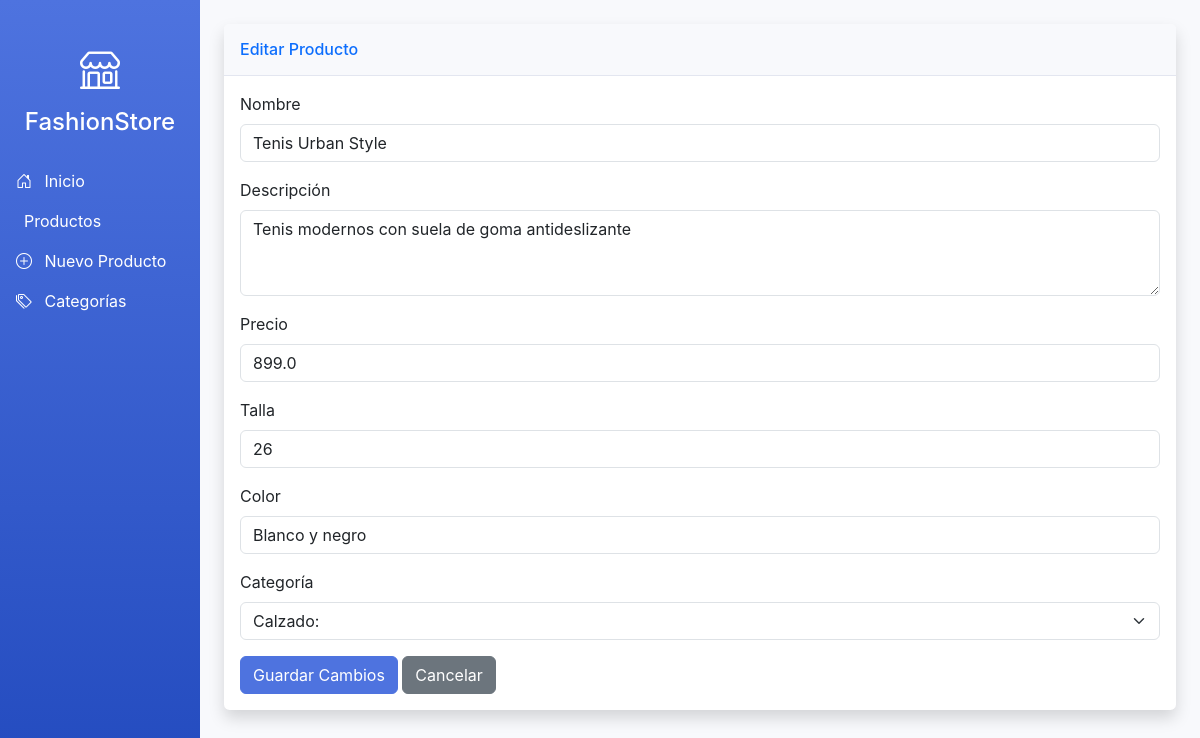
The page /producto/editar/4 on the database its author committed.
### app.py (models this page shows)
class Producto(db.Model):
    id = db.Column(db.Integer, primary_key=True)
    nombre = db.Column(db.String(100), nullable=False)
    descripcion = db.Column(db.String(200), nullable=False)
    precio = db.Column(db.Float, nullable=False)
    talla = db.Column(db.String(10), nullable=True)
    color = db.Column(db.String(20), nullable=True)
    categoria_id = db.Column(db.Integer, db.ForeignKey('categoria.id'), nullable=False)

class Categoria(db.Model):
    id = db.Column(db.Integer, primary_key=True)
    nombre = db.Column(db.String(50), nullable=False)
    productos = db.relationship('Producto', backref='categoria', lazy=True)

### app.py (the view, shortened to what this page needs)
@app.route('/producto/editar/<int:id>', methods=['GET','POST'])
def editar_producto(id):
    producto = Producto.query.get_or_404(id)
    categorias = Categoria.query.all()
    return render_template('editar_producto.html', producto=producto, categorias=categorias)

### templates/editar_producto.html (shortened to what this page needs)
{% extends 'base.html' %}
{% block content %}
<div class="card shadow mb-4">
    <div class="card-header py-3">
        <h6 class="m-0 font-weight-bold text-primary">Editar Producto</h6>
    </div>
    <div class="card-body">
        <form method="POST" action="{{ url_for('editar_producto', id=producto.id) }}">
            <div class="mb-3">
                <label for="nombre" class="form-label">Nombre</label>
                <input type="text" class="form-control" id="nombre" name="nombre"
                       value="{{ producto.nombre }}" required>
            </div>
            <div class="mb-3">
                <label for="descripcion" class="form-label">Descripción</label>
                <textarea class="form-control" id="descripcion" name="descripcion"
                          rows="3" required>{{ producto.descripcion }}</textarea>
            </div>
            <div class="mb-3">
                <label for="precio" class="form-label">Precio</label>
                <input type="number" step="0.01" class="form-control" id="precio"
                       name="precio" value="{{ producto.precio }}" required>
            </div>
            <div class="mb-3">
                <label for="talla" class="form-label">Talla</label>
                <input type="text" class="form-control" id="talla" name="talla"
                       value="{{ producto.talla }}">
            </div>
            <div class="mb-3">
                <label for="color" class="form-label">Color</label>
                <input type="text" class="form-control" id="color" name="color"
                       value="{{ producto.color }}">
            </div>
            <div class="mb-3">
                <label for="categoria_id" class="form-label">Categoría</label>
                <select class="form-select" id="categoria_id" name="categoria_id" required>
                    {% for categoria in categorias %}
                    <option value="{{ categoria.id }}"
                            {% if categoria.id == producto.categoria_id %}selected{% endif %}>
                        {{ categoria.nombre }}
                    </option>
                    {% endfor %}
                </select>
            </div>
            <button type="submit" class="btn btn-primary">Guardar Cambios</button>
            <a href="{{ url_for('listar_productos') }}" class="btn btn-secondary">Cancelar</a>
        </form>
    </div>
</div>
{% endblock %}

### templates/base.html (style rules this page uses)
:root { --primary-color: #4e73df; --secondary-color: #858796; --success-color: #1cc88a; --info-color: #36b9cc; --warning-color: #f6c23e; --danger-color: #e74a3b; --light-color: #f8f9fc; --dark-color: #5a5c69; }
body { background-color: #f8f9fc; font-family: 'Nunito', -apple-system, BlinkMacSystemFont, 'Segoe UI', Roboto, 'Helvetica Neue', Arial, sans-serif; }
.card { border: none; border-radius: 0.35rem; box-shadow: 0 0.15rem 1.75rem 0 rgba(58, 59, 69, 0.15); }
.card-header { background-color: #f8f9fc; border-bottom: 1px solid #e3e6f0; font-weight: 600; }
.btn-primary { background-color: var(--primary-color); border-color: var(--primary-color); }

### rows shown on the page
Producto: nombre "Tenis Urban Style", descripcion "Tenis modernos con suela de goma antideslizante", precio "899.0", talla "26", color "Blanco y negro", categoria_id "Calzado:"
